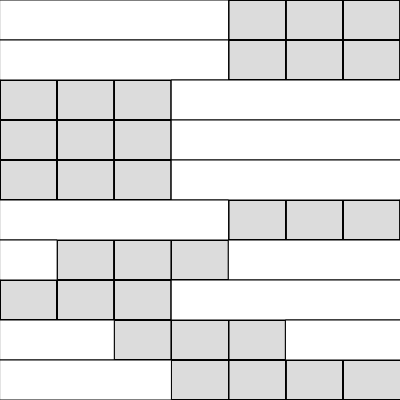
Frame 1 (no input)
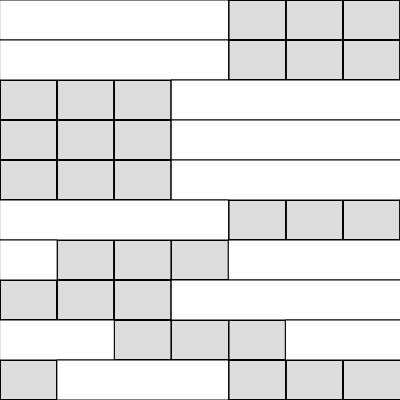
Frame 60 (no input)
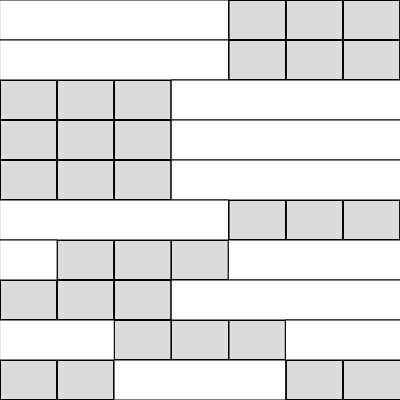
Frame 120 (the mouse pressed at the canvas centre since frame 60)

The p5.js sketch that drew these frames (run headless with seeded random() and noise() and a simulated clock; from frame 60 on, the mouse is pressed at the canvas centre):

// p5.js sketch
// ── sketch.js
class Slot {
  constructor (length, xLimit, cellWidth, cellHeight) {
    this.length = length
    console.log(xLimit, length)
    this.x = Math.floor(Math.random() * (xLimit - length + 1))
    this.xLimit = xLimit
    this.cellWidth = cellWidth
    this.cellHeight = cellHeight
  }

  draw (yPos) {
    fill('white')
    rect(0, yPos * this.cellHeight, this.x * this.cellWidth, this.cellHeight)
    rect((this.x + this.length) * this.cellWidth, yPos * this.cellHeight, (this.xLimit - 1) * this.cellWidth, this.cellHeight)
  }
}

class Level {
  constructor (length, x, xLimit, yPos, cellWidth, cellHeight) {
    this.length = length
    this.x = x
    this.xLimit = xLimit
    this.yPos = yPos
    this.cellWidth = cellWidth
    this.cellHeight = cellHeight

    this.isRight = true

    this.colour = null
  }

  draw () {
    fill(this.colour || 'white')

    rect(
      this.x * this.cellWidth,
      this.yPos,
      this.length * this.cellWidth,
      this.cellHeight
    )
  }

  step () {
    if (this.isRight) {
      if (this.x + 1 + this.length > this.xLimit) {
        this.isRight = false
        this.x--
      } else {
        this.x++
      }
    } else {
      if (this.x - 1 < 0) {
        this.isRight = true
        this.x++
      } else {
        this.x--
      }
    }
  }
}

class Grid {
  constructor (width, height, rows, columns) {
    this.width = width
    this.height = height
    this.rows = rows
    this.columns = columns

    this.columnWidth = width / rows
    this.rowHeight = height / columns

    this.maxLevelLength = Math.floor(rows / 2)

    this.slots = []

    this.done = 0

    for (let i = 1; i < columns; i++) {
      const newSlot = new Slot(
        this.maxLevelLength,
        rows,
        this.columnWidth,
        this.rowHeight
      )

      this.slots.push(newSlot)
    }

    this.level = new Level(this.maxLevelLength, 0, this.rows, (this.columns - 1) * this.rowHeight, this.columnWidth, this.rowHeight)
  }

  draw () {
    background(220)
    for (var x = 0; x <= this.width; x += this.columnWidth) {
      for (var y = 0; y <= this.height; y += this.rowHeight) {
        stroke(0)
        strokeWeight(1)
        line(x, 0, x, this.height)
        line(0, y, this.width, y)
      }
    }

    for (let i = 0; i < this.slots.length; i++) {
      this.slots[i].draw(i + this.done)
    }
    this.level.draw()
  }

  step () {
    this.level.step()
  }

  place () {
    const lastSlot = this.slots[this.columns - this.done - 2]
    const [sx, sl, lx, ll] = [
      lastSlot.x,
      lastSlot.length,
      this.level.x,
      this.level.length
    ]

    if (sx <= lx && sl + sx >= ll + lx) {
      if (this.done === this.columns - 2) {
        this.level.colour = 'green'
        gamePlaying = false
        clearInterval(t)
      }
      this.slots.pop()
      this.done++
    } else {
      this.level.colour = 'red'
      gamePlaying = false
      clearInterval(t)
    }
  }
}

let g, t, gamePlaying

function setup () {
  createCanvas(400, 400)
  g = new Grid(400, 400, 7, 10)

  gamePlaying = true
  t = setInterval(g.step.bind(g), 100)
}

function draw () {
  background(220)
  g.draw()
}

function keyPressed () {
  if (keyCode == 0x20 /* SPACE */) {
    if (gamePlaying) {
      g.place()
    } else {
      setup()
    }
  }
}
